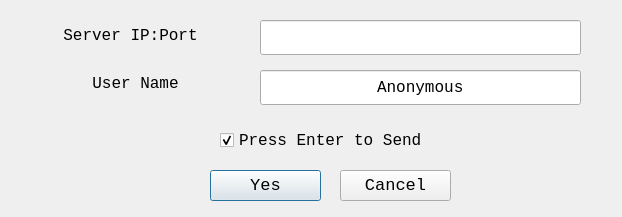
<?xml version="1.0" encoding="UTF-8"?>
<ui version="4.0">
 <class>Dialog</class>
 <widget class="QDialog" name="Dialog">
  <property name="geometry">
   <rect>
    <x>0</x>
    <y>0</y>
    <width>622</width>
    <height>217</height>
   </rect>
  </property>
  <property name="font">
   <font>
    <family>Consolas</family>
   </font>
  </property>
  <property name="windowTitle">
   <string>Settings</string>
  </property>
  <widget class="QLineEdit" name="ipEdit">
   <property name="geometry">
    <rect>
     <x>260</x>
     <y>20</y>
     <width>321</width>
     <height>35</height>
    </rect>
   </property>
   <property name="font">
    <font>
     <family>Consolas</family>
     <pointsize>12</pointsize>
     <stylestrategy>PreferAntialias</stylestrategy>
    </font>
   </property>
   <property name="locale">
    <locale language="English" country="UnitedStates"/>
   </property>
   <property name="text">
    <string/>
   </property>
   <property name="alignment">
    <set>Qt::AlignCenter</set>
   </property>
  </widget>
  <widget class="QLabel" name="label">
   <property name="geometry">
    <rect>
     <x>20</x>
     <y>20</y>
     <width>221</width>
     <height>31</height>
    </rect>
   </property>
   <property name="font">
    <font>
     <family>Consolas</family>
     <pointsize>12</pointsize>
     <stylestrategy>PreferAntialias</stylestrategy>
    </font>
   </property>
   <property name="locale">
    <locale language="English" country="UnitedStates"/>
   </property>
   <property name="text">
    <string>Server IP:Port</string>
   </property>
   <property name="alignment">
    <set>Qt::AlignCenter</set>
   </property>
  </widget>
  <widget class="QLabel" name="label_2">
   <property name="geometry">
    <rect>
     <x>40</x>
     <y>70</y>
     <width>191</width>
     <height>27</height>
    </rect>
   </property>
   <property name="font">
    <font>
     <family>Consolas</family>
     <pointsize>12</pointsize>
     <stylestrategy>PreferAntialias</stylestrategy>
    </font>
   </property>
   <property name="locale">
    <locale language="English" country="UnitedStates"/>
   </property>
   <property name="text">
    <string>User Name</string>
   </property>
   <property name="alignment">
    <set>Qt::AlignCenter</set>
   </property>
  </widget>
  <widget class="QLineEdit" name="nameEdit">
   <property name="geometry">
    <rect>
     <x>260</x>
     <y>70</y>
     <width>321</width>
     <height>35</height>
    </rect>
   </property>
   <property name="font">
    <font>
     <family>Consolas</family>
     <pointsize>12</pointsize>
     <stylestrategy>PreferAntialias</stylestrategy>
    </font>
   </property>
   <property name="locale">
    <locale language="English" country="UnitedStates"/>
   </property>
   <property name="text">
    <string>Anonymous</string>
   </property>
   <property name="alignment">
    <set>Qt::AlignCenter</set>
   </property>
  </widget>
  <widget class="QPushButton" name="yesButton">
   <property name="geometry">
    <rect>
     <x>210</x>
     <y>170</y>
     <width>111</width>
     <height>31</height>
    </rect>
   </property>
   <property name="font">
    <font>
     <family>Consolas</family>
     <pointsize>13</pointsize>
     <stylestrategy>PreferAntialias</stylestrategy>
    </font>
   </property>
   <property name="locale">
    <locale language="English" country="UnitedStates"/>
   </property>
   <property name="text">
    <string>Yes</string>
   </property>
  </widget>
  <widget class="QPushButton" name="cancelButton">
   <property name="geometry">
    <rect>
     <x>340</x>
     <y>170</y>
     <width>111</width>
     <height>31</height>
    </rect>
   </property>
   <property name="font">
    <font>
     <family>Consolas</family>
     <pointsize>13</pointsize>
     <stylestrategy>PreferAntialias</stylestrategy>
    </font>
   </property>
   <property name="locale">
    <locale language="English" country="UnitedStates"/>
   </property>
   <property name="text">
    <string>Cancel</string>
   </property>
  </widget>
  <widget class="QCheckBox" name="enterCheck">
   <property name="geometry">
    <rect>
     <x>220</x>
     <y>120</y>
     <width>271</width>
     <height>41</height>
    </rect>
   </property>
   <property name="font">
    <font>
     <family>Consolas</family>
     <pointsize>12</pointsize>
     <stylestrategy>PreferAntialias</stylestrategy>
    </font>
   </property>
   <property name="locale">
    <locale language="English" country="UnitedStates"/>
   </property>
   <property name="text">
    <string>Press Enter to Send</string>
   </property>
   <property name="checked">
    <bool>true</bool>
   </property>
  </widget>
 </widget>
 <resources/>
 <connections/>
</ui>
